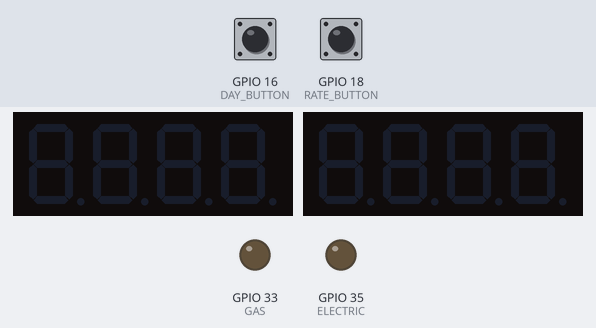
The sketch below on a simulated ESP32. Shown: 2 × 4-digit seven-segment display, output pins drawn as LEDs (lit = HIGH). Inputs (shaded band) come from the test bench; at power-on: GPIO 16 (DAY_BUTTON) HIGH, GPIO 18 (RATE_BUTTON) HIGH. WiFi joins after 1.5 s; servers stay silent unless stated; random numbers use the default seed unless the sketch sets one; no MQTT or app messages arrive unless stated; what the sketch prints to the serial monitor is not drawn.

Above: at 2.7 s.
2.8 s: GPIO 16 (DAY_BUTTON) pulled LOW for 0.15 s
At 3.5 s:
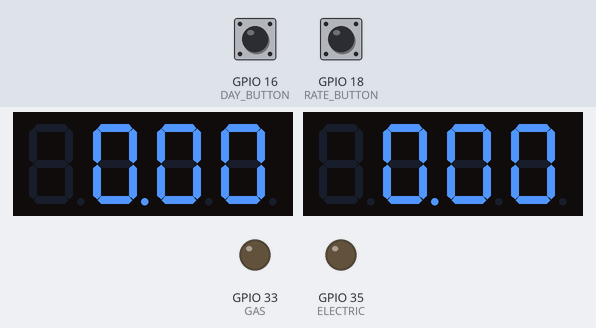
Timing chart, 0 to 5.8 s (numbered marks = the images above; inputs shaded):
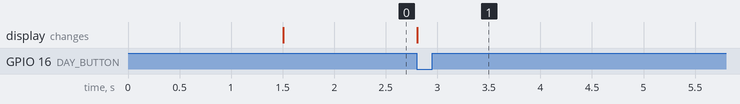

The sketch:

EnergyFrame.ino
```cpp
#include <Arduino.h>
#include <WiFi.h>
#include <WiFiClient.h>
#include <PubSubClient.h>
#include <ArduinoOTA.h>
#include <ArduinoJson.h>
#include <Wire.h>
#include <Adafruit_GFX.h>
#include "Adafruit_LEDBackpack.h"

Adafruit_7segment electricMatrix = Adafruit_7segment();
Adafruit_7segment gasMatrix = Adafruit_7segment();

const char* ssid = "xxx";
const char* password = "xxx";

float oldGasReading=0;
int displayMode=0;

float gasReading=0;
float leccyReading=0;
float gasRate=0;
float leccyRate=0;

WiFiClient wclient;
PubSubClient client(wclient);

void setup() {

  Serial.begin(115200);

  pinMode(35, OUTPUT); // ELECTRIC
  pinMode(33, OUTPUT); // GAS

  pinMode(16, INPUT_PULLUP); // DAY BUTTON
  pinMode(18, INPUT_PULLUP); // RATE BUTTON

  WiFi.setHostname("electricframe");
  WiFi.begin(ssid, password);
  Serial.println("");

  while (WiFi.status() != WL_CONNECTED) {
    delay(500);
    Serial.print(".");
  }

  Serial.println("");
  Serial.print("Connected to ");
  Serial.println(ssid);
  Serial.print("IP address: ");
  Serial.println(WiFi.localIP());

  client.setServer("x.x.x.x", 1883);
  client.setBufferSize(4096);
  client.setCallback(callback);

  Wire.begin(37,39);
  electricMatrix.begin(0x70);
  gasMatrix.begin(0x71);

  ArduinoOTA.setHostname("electricframe");

  ArduinoOTA.onStart([]() {
    Serial.println("Start");
  });
  ArduinoOTA.onEnd([]() {
    Serial.println("\nEnd");
  });
  ArduinoOTA.onProgress([](unsigned int progress, unsigned int total) {
    Serial.printf("Progress: %u%%\r", (progress / (total / 100)));
  });
  ArduinoOTA.onError([](ota_error_t error) {
    Serial.printf("Error[%u]: ", error);
    if (error == OTA_AUTH_ERROR) Serial.println("Auth Failed");
    else if (error == OTA_BEGIN_ERROR) Serial.println("Begin Failed");
    else if (error == OTA_CONNECT_ERROR) Serial.println("Connect Failed");
    else if (error == OTA_RECEIVE_ERROR) Serial.println("Receive Failed");
    else if (error == OTA_END_ERROR) Serial.println("End Failed");
  });
  ArduinoOTA.begin();
}


void reconnect() {
  while (!client.connected()) {
    Serial.print("Attempting MQTT connection...");
    String clientId = "ESP8266Client-";
    clientId += String(random(0xffff), HEX);

    if (client.connect(clientId.c_str())) {
      Serial.println("connected");
      client.subscribe("glow/#");
    } else {
      Serial.print("failed, rc=");
      Serial.print(client.state());
      Serial.println(" try again in 5 seconds");
      delay(5000);
    }
  }
}

void callback(char* topic, byte* data, unsigned int length) {
  StaticJsonDocument<1024> jsonData;
  deserializeJson(jsonData, data, length);

  if (jsonData["dccsourced"]) {
    leccyReading = jsonData["dccsourced"]["total_electric"].as<float>();
    leccyRate = jsonData["dccsourced"]["electric_rate"].as<float>();

    if (displayMode == 0) {
      electricMatrix.print(leccyReading);
    } else {
      electricMatrix.print(leccyRate);
    }

    electricMatrix.writeDisplay();

    gasReading = jsonData["dccsourced"]["total_gas"].as<float>();
    gasRate = jsonData["dccsourced"]["gas_rate"].as<float>();

    if (displayMode == 0) {
      gasMatrix.print(gasReading);
    } else {
      gasMatrix.print(gasRate);
    }
    gasMatrix.writeDisplay();
  }

  if (jsonData["electricitymeter"]) {
    float leccy = 230*(jsonData["electricitymeter"]["power"]["value"].as<float>()/6);
    if (leccy > 230) {
      leccy=230;
    }
    analogWrite(35, leccy);
  }

  if (jsonData["gasmeter"]) {
    if (jsonData["gasmeter"]["energy"]["import"]["day"].as<float>() != oldGasReading) {
      float gas = 255*((jsonData["gasmeter"]["energy"]["import"]["day"].as<float>()-oldGasReading)/6);
      if (gas > 255) {
        gas=255;
      }
      analogWrite(33, gas);
    }
    oldGasReading=jsonData["gasmeter"]["energy"]["import"]["day"].as<float>();
  }
}

void loop() {
  if (!client.connected()) {
    reconnect();
  }
  client.loop();

  int rateButton = digitalRead(18);
  int dayButton = digitalRead(16);

  if (dayButton == 0) {
    displayMode=0;
    gasMatrix.print(gasReading);
    electricMatrix.print(leccyReading);
    gasMatrix.writeDisplay();
    electricMatrix.writeDisplay();
  }

  if (rateButton == 0) {
    displayMode=1;
    gasMatrix.print(gasRate);
    electricMatrix.print(leccyRate);
    gasMatrix.writeDisplay();
    electricMatrix.writeDisplay();
  }

  ArduinoOTA.handle();
  yield();
}
```

Measured:
- after the input at 2.8 s, the display: changes at once (image 1)
